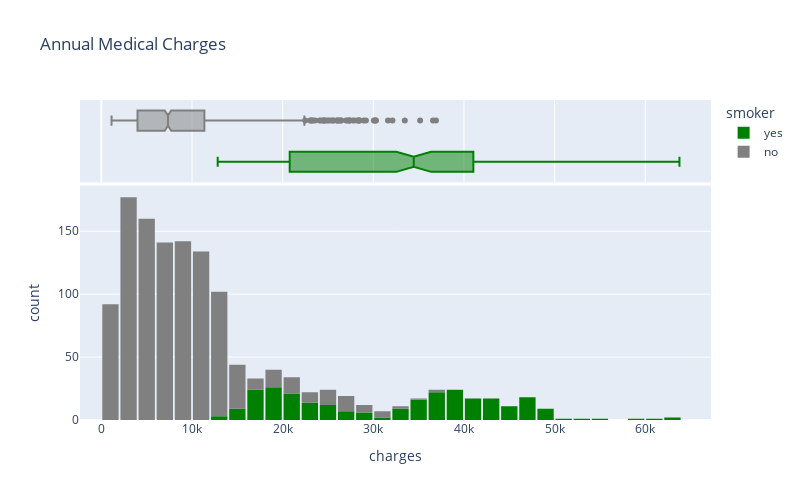

Notebook code cell kept with this figure:
### Markdown cell above
### Charges

Let's visualize the distribution of "charges" i.e. the annual medical charges for customers. This is the column we're trying to predict. Let's also use the categorical column "smoker" to distinguish the charges for smokers and non-smokers.

### Code cell
fig = px.histogram(medical_df, 
                   x='charges', 
                   marginal='box', 
                   color='smoker', 
                   color_discrete_sequence=['green', 'grey'], 
                   title='Annual Medical Charges')
fig.update_layout(bargap=0.1)
fig.update_layout(width=800,height=500)
fig.show()

### Figure 1 — Plotly figure (JSON) as saved in the notebook; plotly's stock layout.template omitted (floating-point values rounded to 4 significant figures; data arrays with more than 128 entries replaced by an {"elided": "..."} marker saying what was removed)
{"data": [{"bingroup": "x", "hovertemplate": "smoker=yes<br>charges=%{x}<br>count=%{y}<extra></extra>", "legendgroup": "yes", "marker": {"color": "green", "pattern": {"shape": ""}}, "name": "yes", "orientation": "v", "showlegend": true, "type": "histogram", "x": {"elided": "274 float values"}, "xaxis": "x", "yaxis": "y"}, {"hovertemplate": "smoker=yes<br>charges=%{x}<extra></extra>", "legendgroup": "yes", "marker": {"color": "green"}, "name": "yes", "notched": true, "showlegend": false, "type": "box", "x": {"elided": "274 float values"}, "xaxis": "x2", "yaxis": "y2"}, {"bingroup": "x", "hovertemplate": "smoker=no<br>charges=%{x}<br>count=%{y}<extra></extra>", "legendgroup": "no", "marker": {"color": "grey", "pattern": {"shape": ""}}, "name": "no", "orientation": "v", "showlegend": true, "type": "histogram", "x": {"elided": "1064 float values"}, "xaxis": "x", "yaxis": "y"}, {"hovertemplate": "smoker=no<br>charges=%{x}<extra></extra>", "legendgroup": "no", "marker": {"color": "grey"}, "name": "no", "notched": true, "showlegend": false, "type": "box", "x": {"elided": "1064 float values"}, "xaxis": "x2", "yaxis": "y2"}], "layout": {"bargap": 0.1, "barmode": "relative", "height": 500, "legend": {"title": {"text": "smoker"}, "tracegroupgap": 0}, "title": {"text": "Annual Medical Charges"}, "width": 800, "xaxis": {"anchor": "y", "domain": [0, 1], "title": {"text": "charges"}}, "xaxis2": {"anchor": "y2", "domain": [0, 1], "matches": "x", "showgrid": true, "showticklabels": false}, "yaxis": {"anchor": "x", "domain": [0, 0.7326], "title": {"text": "count"}}, "yaxis2": {"anchor": "x2", "domain": [0.7426, 1], "matches": "y2", "showgrid": false, "showline": false, "showticklabels": false, "ticks": ""}}}
